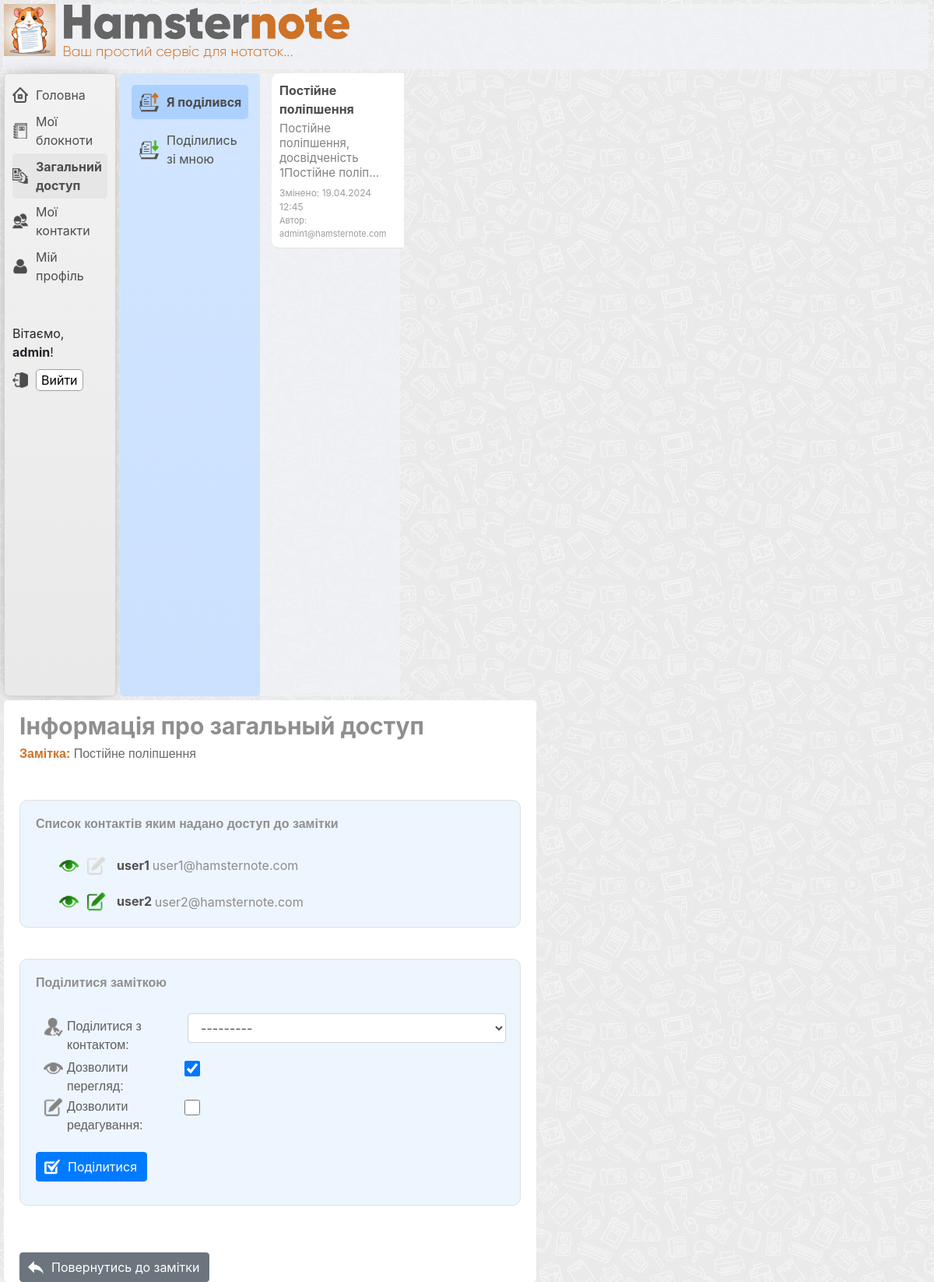
Page /shared_note_from_me_settings_change/7/ (signed in) on the earlier database version.
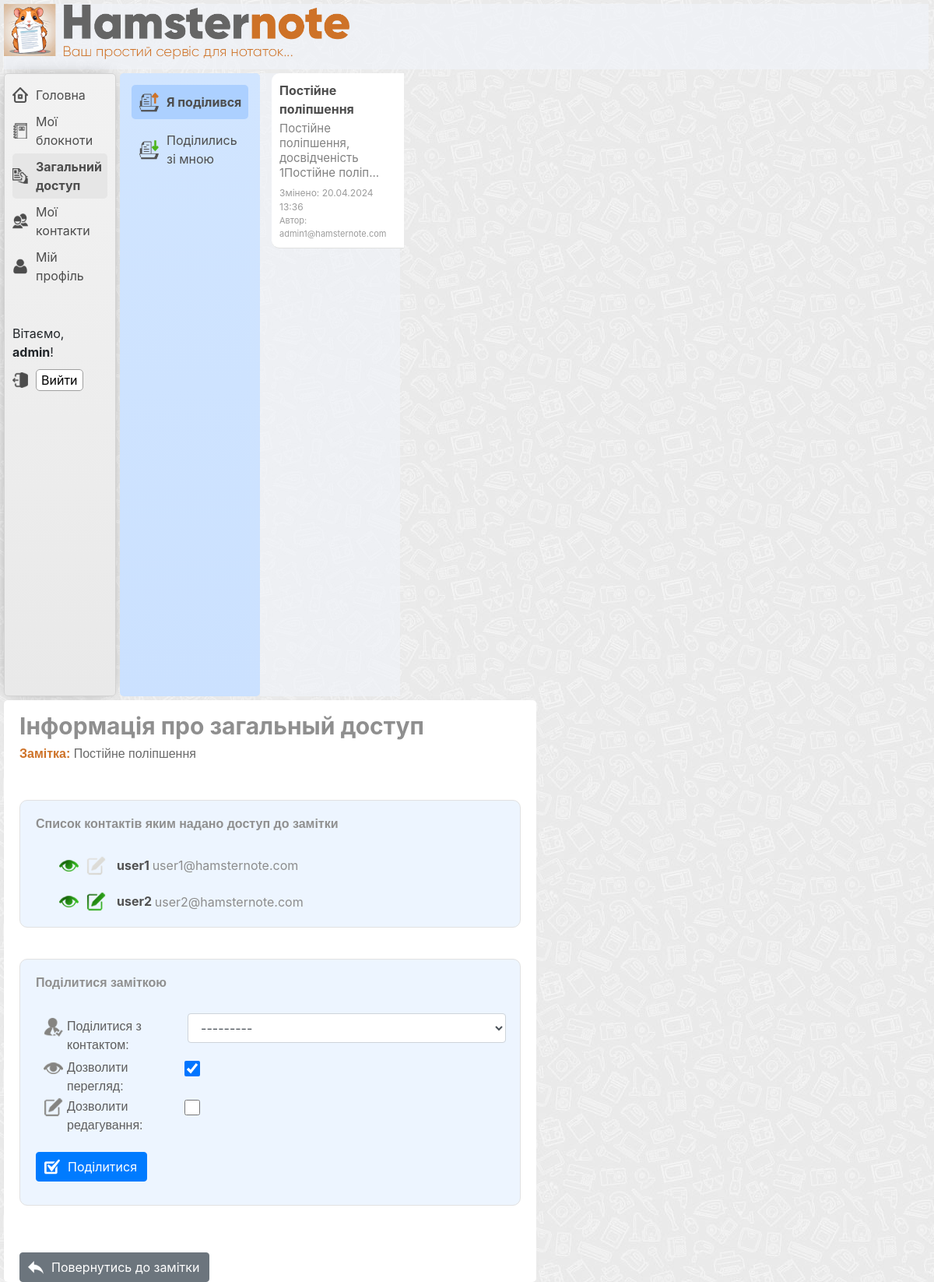
Same page on the later database version.
### note/models.py (models this page shows, shortened)
class TimestampMixin(models.Model):
    created_at = models.DateTimeField(auto_now_add=True)
    updated_at = models.DateTimeField(auto_now=True)
    class Meta:
        abstract = True

class Note(TimestampMixin):
    title = models.CharField(max_length=100)
    content = CKEditor5Field('Content', config_name='extends')
    notebook = models.ForeignKey(
        Notebook, on_delete=models.CASCADE, related_name='notes')
    author = models.ForeignKey(
        CustomUser, on_delete=models.CASCADE, related_name='created_notes')
    permission = models.CharField(
        max_length=4, choices=NotePermission.choices, default=NotePermission.EDITABLE)
    favorite = models.BooleanField(default=False)

### users/models.py (models this page shows, shortened)
class CustomUser(AbstractUser):
    email = models.EmailField(unique=True)

### sharing_notes/views.py (the view, shortened to what this page needs)
# urls.py: path('shared_note_from_me_settings_change/<int:shared_note_id>/', views.shared_note_from_me_settings_change, name='shared_note_from_me_settings_change'),
@login_required
def shared_note_from_me_settings_change(request, shared_note_id):
    current_user = request.user
    shared_notes = SharingNote.objects.filter(owner=current_user).order_by('-created_at')
    user_notebooks = Notebook.objects.filter(created_by=current_user)
    note = get_object_or_404(Note, pk=shared_note_id)
    notebook_id = note.notebook.id
    notebook = get_object_or_404(Notebook, pk=notebook_id)
    notes = Note.objects.filter(notebook=notebook).order_by('-updated_at')
    form = SharingNoteForm(request.POST or None, user=current_user)
    note_shared_with_users = SharingNote.objects.filter(
        note=note, owner=request.user)
    context = {
        'category': 'shared',
        'subcategory': 'shared_from_me',
        'shared_notes': shared_notes,
        'notebook': notebook,
        'notebook_id': notebook_id,
        'notes': notes,
        'note': note,
        'note_id': shared_note_id,
        'form': form,
        'note_shared_with_users': note_shared_with_users,
    }
    return render(request, 'sharing_notes/shared_note_from_me_settings_change.html', context)

### sharing_notes/forms.py
class SharingNoteForm(forms.ModelForm):
    def __init__(self, *args, user=None, **kwargs):
        super().__init__(*args, **kwargs)
        if user is not None:
            self.fields['shared_with'].queryset = Contact.objects.filter(user=user)
    class Meta:
        model = SharingNote
        fields = ['shared_with', 'can_view', 'can_edit']
        widgets = {
            'shared_with': forms.Select(attrs={'class': 'form-control'}),
            'can_view': forms.CheckboxInput(attrs={'class': 'form-check-input'}),
            'can_edit': forms.CheckboxInput(attrs={'class': 'form-check-input'}),
        }
        labels = {
            'shared_with': 'Поділитися з контактом',
            'can_view': 'Дозволити перегляд',
            'can_edit': 'Дозволити редагування',
        }

### user_contacts/models.py (called while the page is built)
    def __str__(self):
        return f"{self.contact_user.username}"

### sharing_notes/templates/sharing_notes/shared_note_from_me_settings_change.html (shortened to what the changed rows need)
{% extends "main/base_template.html" %}
{% load static %}
{% block detail_listbar %}
    <div class="wrapper-detail-listbar">
        <ul class="detail-listbar-ul">
            {% for note_selected in notes %}
                {% if note_selected.pk == note.pk %}
                    <li class="detail-listbar-li  note-li-select">
                        {% if note_selected.title|length > 50 %}
                            <a class="detail-listbar-a" href="{% url 'shared_note_from_me_detail' note_selected.pk %}">
                                {{ note_selected.title|striptags|slice:":50" }}...
                            </a>
                        {% else %}
                            <a class="detail-listbar-a" href="{% url 'shared_note_from_me_detail' note_selected.pk %}">
                                {{ note_selected.title }}
                            </a>
                        {% endif %}
                        <span class="note-short-description">{{ note_selected.content|striptags|slice:":50" }}...</span>
                        <span class="detail-listbar-update">Змінено: {{ note_selected.updated_at|date:"d.m.Y H:i" }}</span>
                        <span class="detail-listbar-author">Автор: {{ note_selected.author.email }}</span>
                    </li>
                {% endif %}
            {% endfor %}
        </ul>
    </div>
{% endblock %}
{% block contentbar %}
    <div class="wrapper-contentbar">
        <div class="title-shared-info-page">
            <h1>Інформація про загальный доступ</h1>
            <h6><span class="bold-h6">Замітка: </span>{{ note.title }}</h6>
        </div>
{% endblock %}

Differences in the rows shown:
changed Note "Постійне поліпшення": updated_at "19.04.2024 12:45" → "20.04.2024 13:36"
